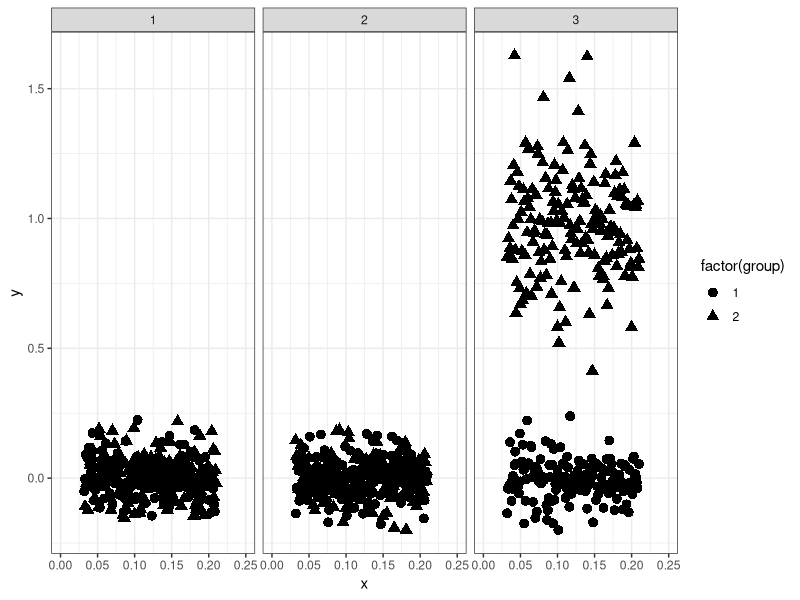
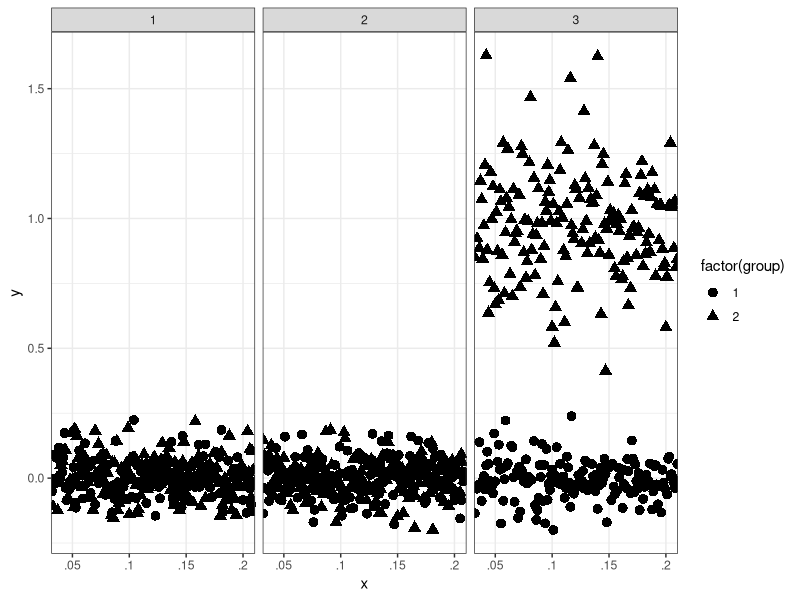
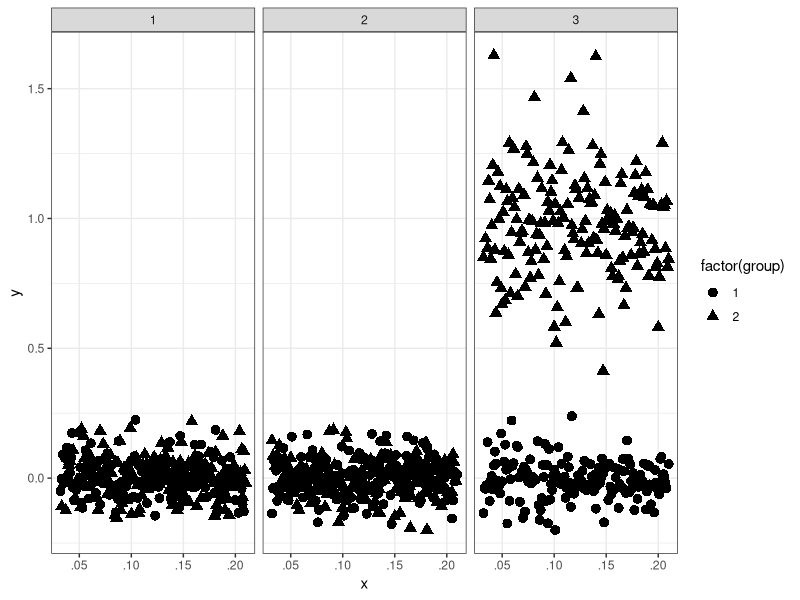

The R source for these figures, in order:
## ---- chunk 1
#| label: simdata
# Sim some data
simdata <- data.frame(x = runif(2400, min = .032, max = .210),
                      y = c(rnorm(2000, mean = 0, sd = .1), 
                            rnorm(400, mean = 1, sd = .25)),
                      group = c(sample(1:2, 1600, replace = TRUE),
                                rep(1, 400), 
                                rep(2, 400)),
                      facet = rep(1:3, each = 800))
## ---- chunk 2
#| label: differences
with(simdata, tapply(y, group, mean))
with(simdata, tapply(y, facet, mean))
with(simdata, tapply(y, interaction(group, facet), mean))
## ---- chunk 3
#| label: setup
# round value to .001 and aggregate
simdata$x_rd <- round(simdata$x, 3)

# aggregate
library(dplyr)
simdata_agg <- simdata %>%
  group_by(x_rd, group, facet) %>%
  summarise(y = mean(y))
simdata_agg 
## ---- chunk 4
#| label: plotwith0
library(ggplot2)
p <- ggplot(simdata_agg, aes(x = x_rd, y = y, shape = factor(group))) + 
  theme_bw()
p + geom_point(size = 3) + facet_grid(. ~ facet) + 
  scale_x_continuous("x", limits = c(0, .25), 
                     breaks = seq(0, .25, .05))
## ---- chunk 5
#| label: plotno0
simdata_agg$x_char <- as.character(simdata_agg$x_rd)
simdata_agg$x_char <- gsub("^0", "", simdata_agg$x_char)
p <- ggplot(simdata_agg, aes(x = x_char, y = y, shape = factor(group))) + 
  theme_bw()
p + geom_point(size = 3) + facet_grid(. ~ facet) + 
  scale_x_discrete("x", breaks = c('.00', '.05', '.1', '.15', '.2', '.25'))
## ---- chunk 6
#| label: addmadeupvalues
# Reset aggregation vector
simdata_agg <- simdata %>%
  group_by(x_rd, group, facet) %>%
  summarise(y = mean(y))

# Create x_char variable again
simdata_agg$x_char <- as.character(simdata_agg$x_rd)
simdata_agg$x_char <- gsub("^0", "", simdata_agg$x_char)

# Needed formatting
simdata_agg$x_char <- ifelse(simdata_agg$x_char == '', '.00',
                             simdata_agg$x_char)
simdata_agg$x_char <- ifelse(simdata_agg$x_char == '.2', '.20',
                             simdata_agg$x_char)
simdata_agg$x_char <- ifelse(simdata_agg$x_char == '.1', '.10',
                             simdata_agg$x_char)

# Final plot
p <- ggplot(simdata_agg, aes(x = x_char, y = y, shape = factor(group))) + 
  theme_bw()
p + geom_point(size = 3) + 
  facet_grid(. ~ facet) + 
  scale_x_discrete("x", breaks = c('.00', '.05', '.10', '.15', '.20'),
                   expand = c(.05, .05))
